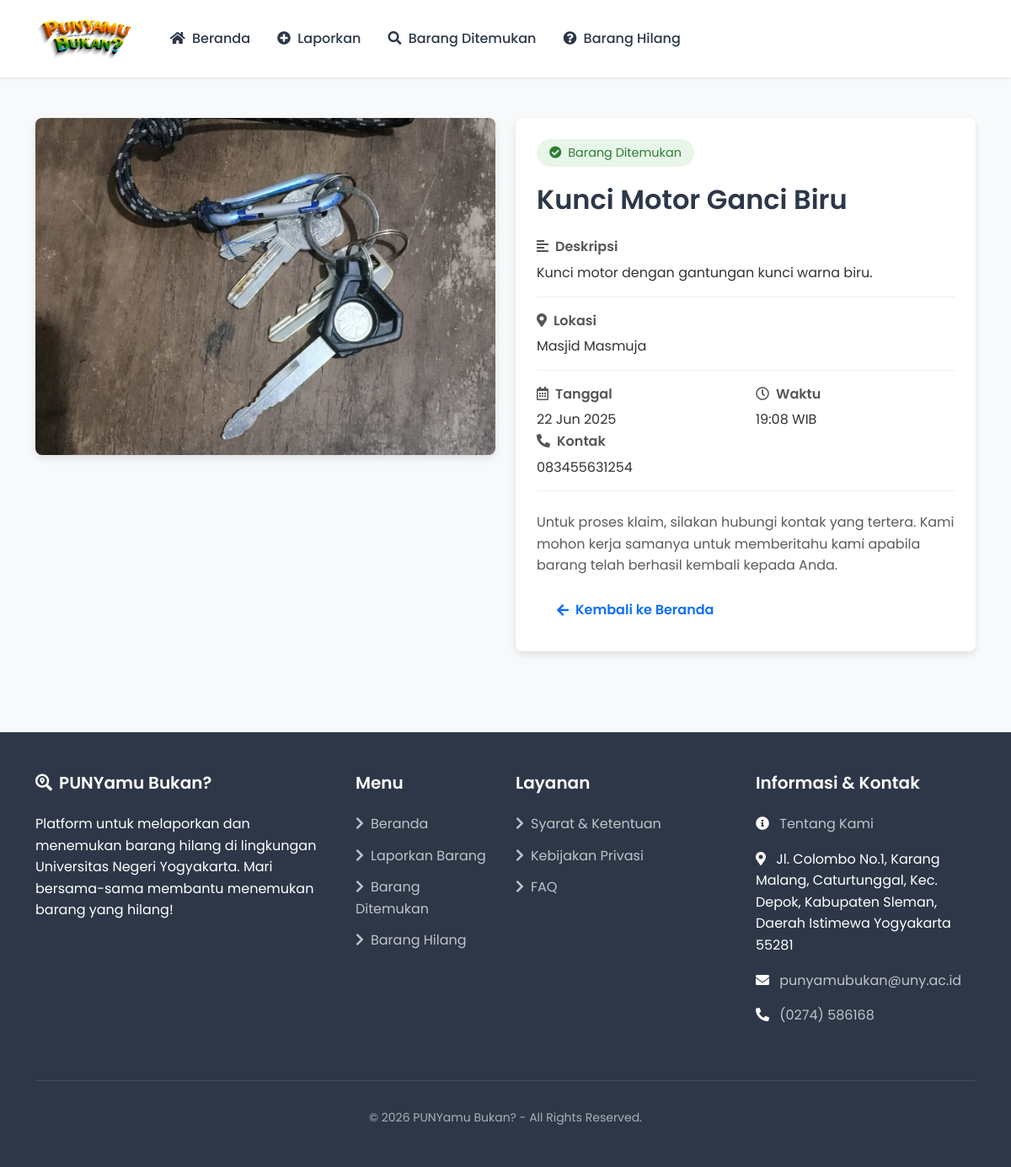
The page /detail_barang.php?id=9 on the database its author committed.
### tables this page shows
CREATE TABLE `reports` (
  `report_id` int(11) NOT NULL,
  `title` varchar(255) NOT NULL,
  `description` text NOT NULL,
  `type` enum('lost','found') NOT NULL,
  `location` varchar(255) NOT NULL,
  `date_reported` date NOT NULL,
  `created_at` datetime DEFAULT NULL,
  `time_reported` time NOT NULL,
  `contact_info` varchar(255) NOT NULL,
  `image` varchar(255) DEFAULT NULL,
  `status` enum('pending','verified','selesai') DEFAULT 'pending'
);

### detail_barang.php (the view, shortened to what this page needs)
<?php include 'header.php'; include 'db.php'; ?>
<div class="container my-5">
    <?php
    if (isset($_GET['id'])) {
        $id = $_GET['id'];
        $stmt = $pdo->prepare("SELECT * FROM reports WHERE report_id = ? AND status = 'verified'");
        $stmt->execute([$id]);
        $item = $stmt->fetch(PDO::FETCH_ASSOC);
        if ($item) {
            $typeClass = $item['type'] == 'lost' ? 'type-lost' : 'type-found';
            $typeText = $item['type'] == 'lost' ? 'Barang Hilang' : 'Barang Ditemukan';
            ?>
            <div class="row">
                <div class="col-md-6 mb-4">
                    <?php if (!empty($item['image'])) { ?>
                        <img src="uploads/<?php echo htmlspecialchars($item['image']); ?>" class="item-image" alt="<?php echo htmlspecialchars($item['title']); ?>">
                    <?php } else { ?>
                        <div class="item-image d-flex align-items-center justify-content-center bg-light">
                            <i class="fas fa-image fa-5x text-muted"></i>
                        </div>
                    <?php } ?>
                </div>
                <div class="col-md-6">
                    <div class="detail-card">
                        <span class="type-badge <?php echo $typeClass; ?>">
                            <i class="fas fa-<?php echo $item['type'] == 'lost' ? 'search' : 'check-circle'; ?> me-1"></i>
                            <?php echo $typeText; ?>
                        </span>
                        <h2 class="mb-4"><?php echo htmlspecialchars($item['title']); ?></h2>
                        <div class="detail-item">
                            <div class="detail-label"><i class="fas fa-align-left me-2"></i>Deskripsi</div>
                            <div class="detail-value"><?php echo nl2br(htmlspecialchars($item['description'])); ?></div>
                        </div>
                        <div class="detail-item">
                            <div class="detail-label"><i class="fas fa-map-marker-alt me-2"></i>Lokasi</div>
                            <div class="detail-value"><?php echo htmlspecialchars($item['location']); ?></div>
                        </div>
                        <div class="row">
                            <div class="col-md-6">
                                <div class="detail-item">
                                    <div class="detail-label"><i class="far fa-calendar-alt me-2"></i>Tanggal</div>
                                    <div class="detail-value"><?php echo date('d M Y', strtotime($item['date_reported'])); ?></div>
                                </div>
                            </div>
                            <div class="col-md-6">
                                <div class="detail-item">
                                    <div class="detail-label"><i class="far fa-clock me-2"></i>Waktu</div>
                                    <div class="detail-value"><?php echo date('H:i', strtotime($item['time_reported'])); ?> WIB</div>
                                </div>
                            </div>
                        </div>
                        <div class="detail-item">
                            <div class="detail-label"><i class="fas fa-phone-alt me-2"></i>Kontak</div>
                            <div class="detail-value"><?php echo htmlspecialchars($item['contact_info']); ?></div>
                        </div>
                        <div class="mt-4">
                            <p class="text-muted mb-3">Untuk proses klaim, silakan hubungi kontak yang tertera. Kami mohon kerja samanya untuk memberitahu kami apabila barang telah berhasil kembali kepada Anda.</p>
                            <a href="index.php" class="btn btn-outline-primary">
                                <i class="fas fa-arrow-left me-2"></i>Kembali ke Beranda
                            </a>
                        </div>
                    </div>
                </div>
            </div>
            <?php
        } else {
            echo '<div class="alert alert-danger">Barang tidak ditemukan atau belum diverifikasi.</div>';
        }
    } else {
        echo '<div class="alert alert-danger">Tidak ada barang yang dipilih.</div>';
    }
    ?>
</div>
<?php include 'footer.php'; ?>
<link rel="stylesheet" href="https://cdnjs.cloudflare.com/ajax/libs/font-awesome/5.15.4/css/all.min.css">

### assets/css/style.css (style rules this page uses)
:root { --primary-color: #FF8C00; --primary-hover: #e07d00; --secondary-color: #2E8B57; --accent-color: #FFA500; --dark-color: #2D3748; --light-color: #F7FAFC; --gray-color: #718096; --light-gray: #E2E8F0; --white: #FFFFFF; --shadow-sm: 0 1px 3px rgba(0, 0, 0, 0.1); --shadow-md: 0 4px 6px rgba(0, 0, 0, 0.1); --shadow-lg: 0 10px 15px rgba(0, 0, 0, 0.1); --border-radius: 8px; --transition: all 0.3s ease; }
body { font-family: 'Segoe UI', Tahoma, Geneva, Verdana, sans-serif; line-height: 1.6; color: var(--dark-color); background-color: #f8f9fa; margin: 0; padding: 0; }
a { color: var(--primary-color); text-decoration: none; transition: var(--transition); }
h1, h2, h3, h4, h5, h6 { margin-top: 0; margin-bottom: 1rem; font-weight: 600; line-height: 1.2; }
p { margin-top: 0; margin-bottom: 1rem; }
img { max-width: 100%; height: auto; }
.btn { display: inline-flex; align-items: center; justify-content: center; padding: 0.75rem 1.5rem; border-radius: 50px; font-weight: 600; text-align: center; cursor: pointer; transition: var(--transition); border: none; text-decoration: none; }
.btn i { margin-right: 0.5rem; }

### header.php (style rules this page uses)
body { font-family: 'Poppins', sans-serif; display: flex; flex-direction: column; min-height: 100vh; }

### detail_barang.php (style rules this page uses)
.item-image { width: 100%; height: 400px; object-fit: cover; border-radius: 8px; box-shadow: 0 4px 8px rgba(0,0,0,0.1); }
.detail-card { background: #fff; border-radius: 8px; padding: 25px; box-shadow: 0 4px 8px rgba(0,0,0,0.1); height: 100%; }
.detail-item { margin-bottom: 15px; padding-bottom: 15px; border-bottom: 1px solid #eee; }
.detail-item:last-child { border-bottom: none; margin-bottom: 0; padding-bottom: 0; }
.detail-label { font-weight: 600; color: #555; margin-bottom: 5px; }
.detail-value { color: #333; }
.type-badge { font-size: 0.9rem; padding: 5px 15px; border-radius: 20px; margin-bottom: 20px; display: inline-block; }
.type-found { background-color: #e8f5e9; color: #2e7d32; }

### rows shown on the page
reports: image (picture), type "Barang Ditemukan", title "Kunci Motor Ganci Biru", description "Kunci motor dengan gantungan kunci warna biru.", location "Masjid Masmuja", date_reported "22 Jun 2025", time_reported "19:08", contact_info "083455631254"
